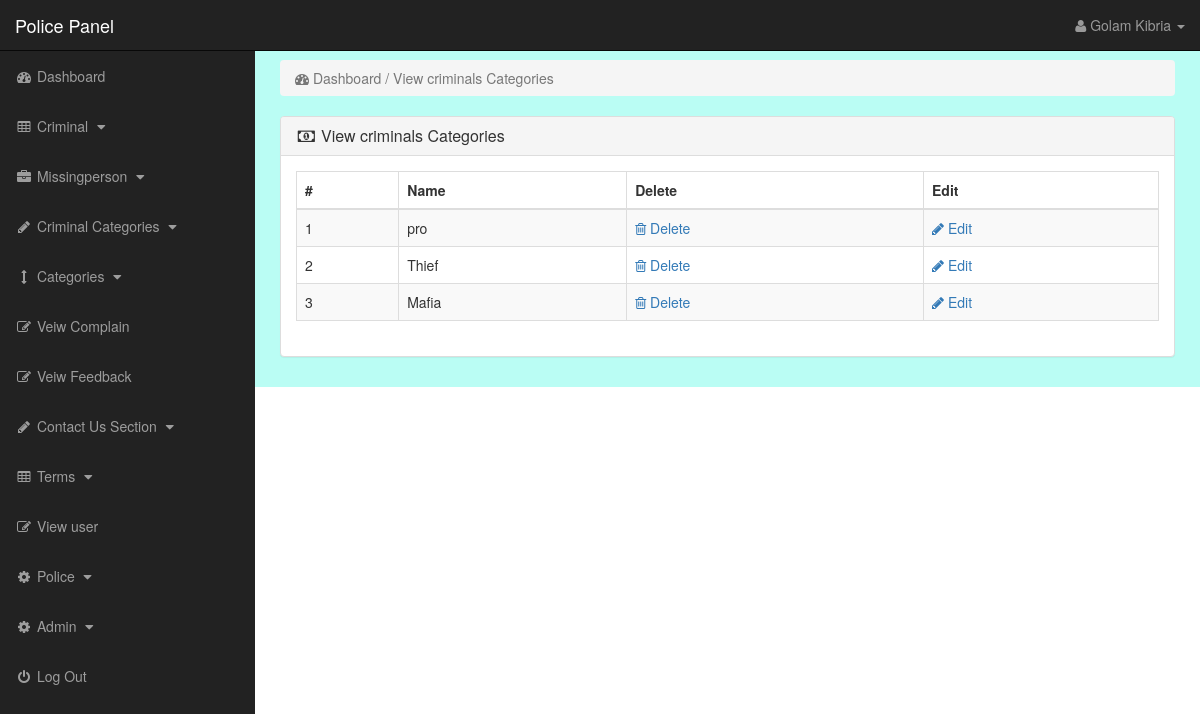
The app's page /police/index.php?view_c_cat (signed in) with its own data.
### tables this page shows
CREATE TABLE `police` (
  `police_id` int(10) NOT NULL,
  `police_name` varchar(255) NOT NULL,
  `police_station` varchar(255) NOT NULL,
  `police_email` varchar(255) NOT NULL,
  `police_pass` varchar(255) NOT NULL,
  `police_image` text NOT NULL,
  `police_contact` varchar(255) NOT NULL,
  `police_country` text NOT NULL,
  `police_job` varchar(255) NOT NULL,
  `police_about` text NOT NULL
);

CREATE TABLE `criminal_categories` (
  `criminal_cat_id` int(10) NOT NULL,
  `criminal_cat_title` text NOT NULL,
  `criminal_cat_top` text NOT NULL,
  `criminal_cat_image` text NOT NULL
);

### police/view_c_cat.php (the view)
<?php
if(!isset($_SESSION['police_email'])){
echo "<script>window.open('login.php','_self')</script>";
}
else {
?>
<div class="row">
<div class="col-lg-12">
<ol class="breadcrumb">
<li class="active">
<i class="fa fa-dashboard"></i> Dashboard / View criminals Categories
</li>
</ol>
</div>
</div>
<div class="row">
<div class="col-lg-12">
<div class="panel panel-default">
<div class="panel-heading">
<h3 class="panel-title">
<i class="fa fa-money fa-fw"> </i> View criminals Categories
</h3>
</div>
<div class="panel-body">
<div class="table-responsive">
<table class="table table-bordered table-hover table-striped">
<thead>
<tr>
<th>#</th>
<th>Name</th>
<th>Delete</th>
<th>Edit</th>
</tr>
</thead>
<tbody>
<?php
$i=0;
$get_p_cats = "select * from criminal_categories";
$run_p_cats = mysqli_query($con,$get_p_cats);
while($row_p_cats = mysqli_fetch_array($run_p_cats)){
$p_cat_id = $row_p_cats['criminal_cat_id'];
$p_cat_title = $row_p_cats['criminal_cat_title'];
$i++;
?>
<tr>
<td> <?php echo $i; ?> </td>
<td> <?php echo $p_cat_title; ?> </td>
<td>
<a href="index.php?delete_c_cat=<?php echo $p_cat_id; ?>">
<i class="fa fa-trash-o"></i> Delete
</a>
</td>
<td>
<a href="index.php?edit_c_cat=<?php echo $p_cat_id; ?>">
<i class="fa fa-pencil"></i> Edit
</a>
</td>
</tr>
<?php } ?>
</tbody>
</table>
</div>
</div>
</div>
</div>
</div>
<?php } ?>

### police/includes/sidebar.php (shortened to what this page needs)
<?php
if (!isset($_SESSION['police_email'])) {
    echo "<script>window.open('login.php','_self')</script>";
} else {
?>
    <nav class="navbar navbar-inverse navbar-fixed-top">
        <div class="navbar-header">
            <a class="navbar-brand" href="index.php?dashboard">Police Panel</a>
        </div>
        <ul class="nav navbar-right top-nav">
            <li class="dropdown">
                <a href="#" class="dropdown-toggle" data-toggle="dropdown">
                    <i class="fa fa-user"></i>
                    <?php echo $police_name; ?> <b class="caret"></b>
                </a>
            </li>
        </ul>
        <div class="collapse navbar-collapse navbar-ex1-collapse">
            <ul class="nav navbar-nav side-nav">
                <li>
                    <a href="index.php?dashboard">
                        <i class="fa fa-fw fa-dashboard"></i> Dashboard
                    </a>
                </li>
                <li>
                    <a href="#" data-toggle="collapse" data-target="#criminal">
                        <i class="fa fa-fw fa-table"></i> Criminal
                        <i class="fa fa-fw fa-caret-down"></i>
                    </a>
                </li>
                <li>
                    <a href="#" data-toggle="collapse" data-target="#missingperson">
                        <i class="fa fa-fw fa-briefcase"></i> Missingperson
                        <i class="fa fa-fw fa-caret-down"></i>
                    </a>
                </li>
                <li>
                    <a href="#" data-toggle="collapse" data-target="#c_cat">
                        <i class="fa fa-fw fa-pencil"></i> Criminal Categories
                        <i class="fa fa-fw fa-caret-down"></i>
                    </a>
                </li>
                <li>
                    <a href="#" data-toggle="collapse" data-target="#cat">
                        <i class="fa fa-fw fa-arrows-v"></i> Categories
                        <i class="fa fa-fw fa-caret-down"></i>
                    </a>
                </li>
                <li>
<a href="index.php?view_comp">
    <i class="fa fa-fw fa-edit"></i> Veiw Complain
</a>
</li>
<li>
<a href="index.php?view_feed">
    <i class="fa fa-fw fa-edit"></i> Veiw Feedback
</a>
</li>
                <li>
                    <a href="#" data-toggle="collapse" data-target="#contact_us">
                        <i class="fa fa-fw fa-pencil"> </i> Contact Us Section
                        <i class="fa fa-fw fa-caret-down"></i>
                    </a>
                </li>
                <li>
                    <a href="#" data-toggle="collapse" data-target="#terms">
                        <i class="fa fa-fw fa-table"></i> Terms
                        <i class="fa fa-fw fa-caret-down"></i>
                    </a>
                </li>
                <li>
                    <a href="index.php?view_user">
                        <i class="fa fa-fw fa-edit"></i> View user
                    </a>
                </li>
                <li>
                    <a href="#" data-toggle="collapse" data-target="#police">
                        <i class="fa fa-fw fa-gear"></i> Police
                        <i class="fa fa-fw fa-caret-down"></i>
                    </a>
                </li>
                <li>
                    <a href="#" data-toggle="collapse" data-target="#admin">
                        <i class="fa fa-fw fa-gear"></i> Admin
                        <i class="fa fa-fw fa-caret-down"></i>
                    </a>
                </li>
                <li>
                    <a href="logout.php">
                        <i class="fa fa-fw fa-power-off"></i> Log Out
                    </a>
                </li>
            </ul>
        </div>
    </nav>
<?php } ?>

### police/css/style.css (style rules this page uses)
body { margin-top:100px; }
@media (min-width: 768px) { body { margin-top:50px; } }
.top-nav { padding:0 15px; }
.top-nav>li { display:inline-block; float:left; }
.top-nav>li>a { padding-top:15px; padding-bottom:15px; line-height:20px; color:#999; }
@media (min-width: 768px) { .side-nav { position:fixed; top:51px; width:255px; border-radius:0; overflow-y:auto; background-color: #222; bottom:0; overflow-x:hidden; padding-bottom:40px; } }
@media (min-width: 768px) { .side-nav>li>a { width:255px; } }
.panel-body { border-radius:5px; }

### records on screen
police: police_name "Golam Kibria"
criminal_categories: criminal_cat_title "pro"
criminal_categories: criminal_cat_title "Thief"
criminal_categories: criminal_cat_title "Mafia"
